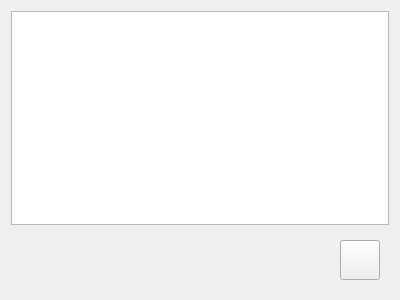
<?xml version="1.0" encoding="UTF-8"?>
<ui version="4.0">
 <class>SlideshowWindow</class>
 <widget class="QWidget" name="SlideshowWindow">
  <property name="geometry">
   <rect>
    <x>0</x>
    <y>0</y>
    <width>400</width>
    <height>300</height>
   </rect>
  </property>
  <property name="contextMenuPolicy">
   <enum>Qt::NoContextMenu</enum>
  </property>
  <property name="windowTitle">
   <string>Form</string>
  </property>
  <layout class="QVBoxLayout" name="verticalLayout">
   <item>
    <widget class="QGraphicsView" name="graphicsView"/>
   </item>
   <item alignment="Qt::AlignRight">
    <widget class="QWidget" name="ActionBarWidget" native="true">
     <property name="minimumSize">
      <size>
       <width>0</width>
       <height>40</height>
      </size>
     </property>
     <layout class="QHBoxLayout" name="horizontalLayout">
      <item>
       <widget class="QPushButton" name="cmdClose">
        <property name="minimumSize">
         <size>
          <width>0</width>
          <height>40</height>
         </size>
        </property>
        <property name="text">
         <string/>
        </property>
       </widget>
      </item>
     </layout>
    </widget>
   </item>
  </layout>
 </widget>
 <resources/>
 <connections/>
</ui>
